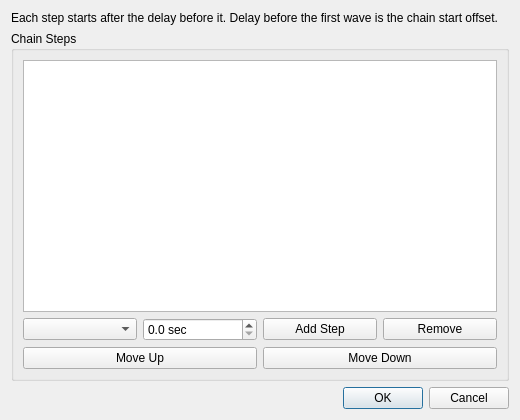
<?xml version="1.0" encoding="UTF-8"?>
<ui version="4.0">
 <class>WaveChainEditor</class>
 <widget class="QDialog" name="WaveChainEditor">
  <property name="geometry">
   <rect>
    <x>0</x>
    <y>0</y>
    <width>520</width>
    <height>420</height>
   </rect>
  </property>
  <property name="windowTitle">
   <string>Edit Wave Chain</string>
  </property>
  <layout class="QVBoxLayout" name="verticalLayout">
   <item>
    <widget class="QLabel" name="hintLabel">
     <property name="text">
      <string>Each step starts after the delay before it. Delay before the first wave is the chain start offset.</string>
     </property>
     <property name="wordWrap">
      <bool>true</bool>
     </property>
    </widget>
   </item>
   <item>
    <widget class="QGroupBox" name="stepsGroup">
     <property name="title">
      <string>Chain Steps</string>
     </property>
     <layout class="QVBoxLayout" name="verticalLayout_2">
      <item>
       <widget class="QListWidget" name="stepsList"/>
      </item>
      <item>
       <layout class="QHBoxLayout" name="horizontalLayout">
        <item>
         <widget class="QComboBox" name="waveComboBox"/>
        </item>
        <item>
         <widget class="QDoubleSpinBox" name="delaySpinBox">
          <property name="suffix">
           <string> sec</string>
          </property>
          <property name="decimals">
           <number>1</number>
          </property>
          <property name="maximum">
           <double>600.000000000000000</double>
          </property>
         </widget>
        </item>
        <item>
         <widget class="QPushButton" name="addStepButton">
          <property name="text">
           <string>Add Step</string>
          </property>
         </widget>
        </item>
        <item>
         <widget class="QPushButton" name="removeStepButton">
          <property name="text">
           <string>Remove</string>
          </property>
         </widget>
        </item>
       </layout>
      </item>
      <item>
       <layout class="QHBoxLayout" name="horizontalLayout_2">
        <item>
         <widget class="QPushButton" name="moveUpButton">
          <property name="text">
           <string>Move Up</string>
          </property>
         </widget>
        </item>
        <item>
         <widget class="QPushButton" name="moveDownButton">
          <property name="text">
           <string>Move Down</string>
          </property>
         </widget>
        </item>
       </layout>
      </item>
     </layout>
    </widget>
   </item>
   <item>
    <widget class="QDialogButtonBox" name="buttonBox">
     <property name="orientation">
      <enum>Qt::Horizontal</enum>
     </property>
     <property name="standardButtons">
      <set>QDialogButtonBox::Cancel|QDialogButtonBox::Ok</set>
     </property>
    </widget>
   </item>
  </layout>
 </widget>
 <resources/>
 <connections/>
</ui>
